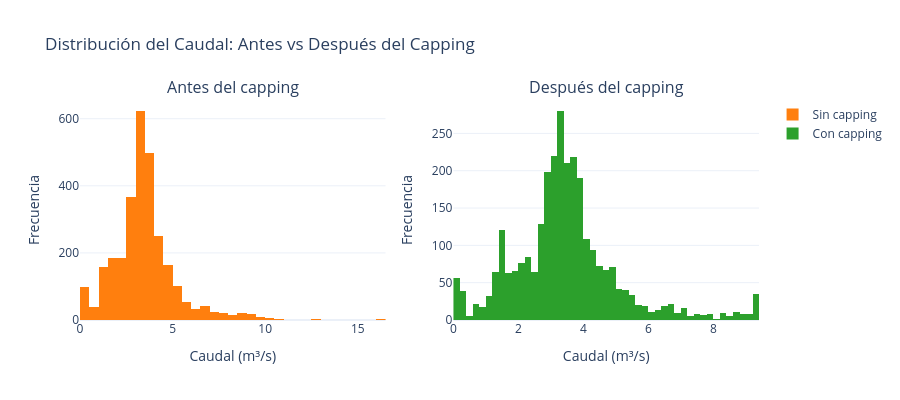

Notebook cell for this chart:
### Markdown cell above
## 8. Tratamiento de Outliers: Capping (Winsorización)

En series hidrológicas, los **valores extremos altos** suelen ser **crecientes reales** (eventos legítimos).  
En lugar de eliminarlos, aplicamos **capping** (winsorización): recortamos los valores que exceden los percentiles 1 y 99. Esto conserva la forma de la serie pero limita la influencia de extremos.

> **Nota:** Conservamos también la serie sin tratar (`Caudal_sin_cap`) para comparación.

### Code cell
# Capping / Winsorización en percentiles 1-99
p01 = df_clean["Caudal"].quantile(0.01)
p99 = df_clean["Caudal"].quantile(0.99)

df_clean["Caudal_sin_cap"] = df_clean["Caudal"].copy()
df_clean["Caudal"] = df_clean["Caudal"].clip(lower=p01, upper=p99)

capped = (df_clean["Caudal_sin_cap"] != df_clean["Caudal"]).sum()
print(f"✅ Capping aplicado (percentiles 1-99)")
print(f"   Límite inferior (P1):  {p01:.2f} m³/s")
print(f"   Límite superior (P99): {p99:.2f} m³/s")
print(f"   Valores recortados:    {capped}")

# Comparación antes/después del capping
fig = make_subplots(rows=1, cols=2, subplot_titles=["Antes del capping", "Después del capping"])

fig.add_trace(go.Histogram(x=df_clean["Caudal_sin_cap"], nbinsx=50,
              marker_color="#ff7f0e", name="Sin capping"), row=1, col=1)
fig.add_trace(go.Histogram(x=df_clean["Caudal"], nbinsx=50,
              marker_color="#2ca02c", name="Con capping"), row=1, col=2)

fig.update_layout(title="Distribución del Caudal: Antes vs Después del Capping",
                  width=900, height=400, showlegend=True)
fig.update_xaxes(title_text="Caudal (m³/s)")
fig.update_yaxes(title_text="Frecuencia")
fig.show()

### Figure 1 — Plotly figure (JSON) as saved in the notebook; plotly's stock layout.template omitted (floating-point values rounded to 4 significant figures; data arrays with more than 128 entries replaced by an {"elided": "..."} marker saying what was removed)
{"data": [{"marker": {"color": "#ff7f0e"}, "name": "Sin capping", "nbinsx": 50, "type": "histogram", "x": {"elided": "2922 float values"}, "xaxis": "x", "yaxis": "y"}, {"marker": {"color": "#2ca02c"}, "name": "Con capping", "nbinsx": 50, "type": "histogram", "x": {"elided": "2922 float values"}, "xaxis": "x2", "yaxis": "y2"}], "layout": {"annotations": [{"font": {"size": 16}, "showarrow": false, "text": "Antes del capping", "x": 0.225, "xanchor": "center", "xref": "paper", "y": 1, "yanchor": "bottom", "yref": "paper"}, {"font": {"size": 16}, "showarrow": false, "text": "Después del capping", "x": 0.775, "xanchor": "center", "xref": "paper", "y": 1, "yanchor": "bottom", "yref": "paper"}], "height": 400, "showlegend": true, "title": {"text": "Distribución del Caudal: Antes vs Después del Capping"}, "width": 900, "xaxis": {"anchor": "y", "domain": [0, 0.45], "title": {"text": "Caudal (m³/s)"}}, "xaxis2": {"anchor": "y2", "domain": [0.55, 1], "title": {"text": "Caudal (m³/s)"}}, "yaxis": {"anchor": "x", "domain": [0, 1], "title": {"text": "Frecuencia"}}, "yaxis2": {"anchor": "x2", "domain": [0, 1], "title": {"text": "Frecuencia"}}}}
